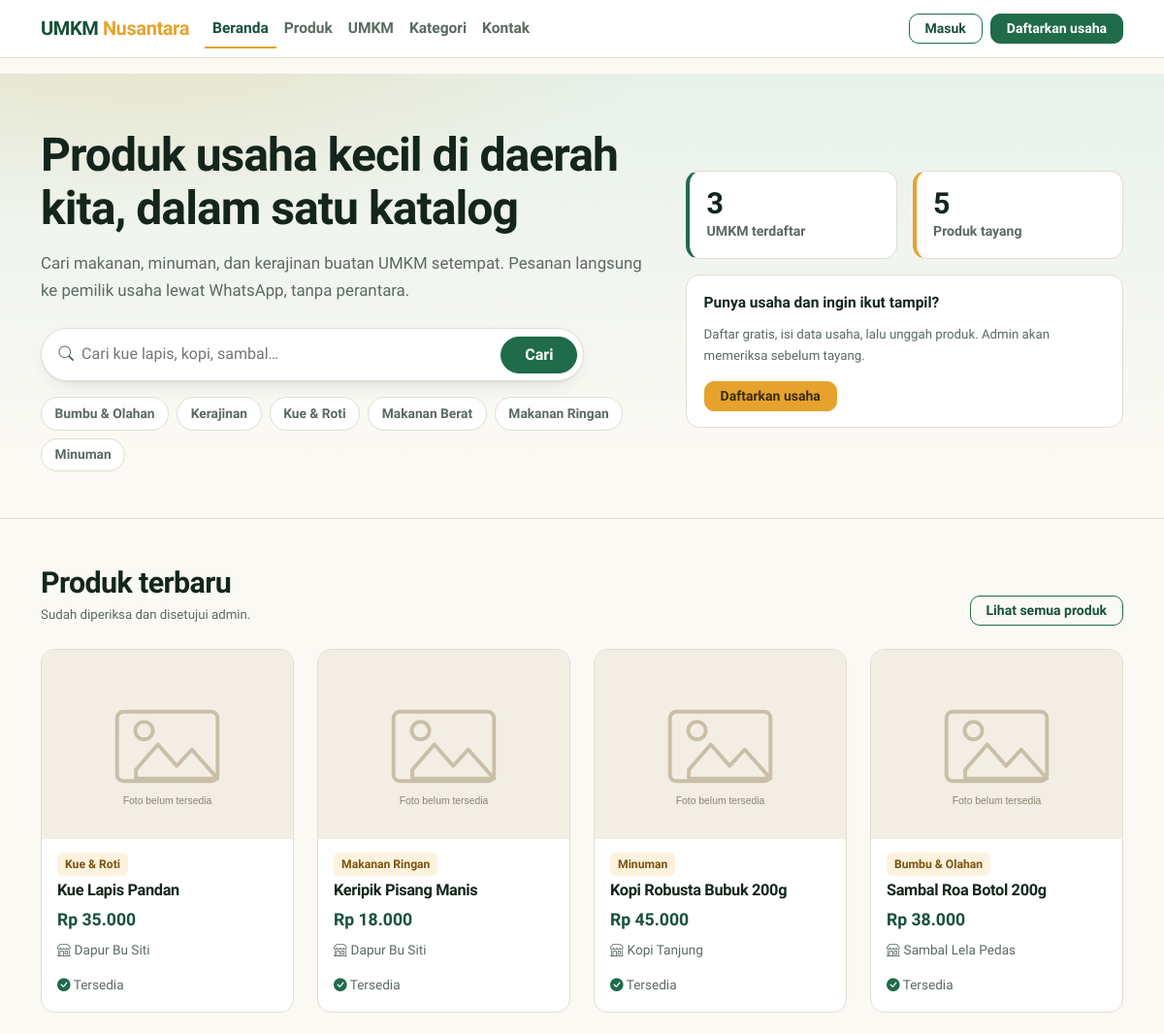
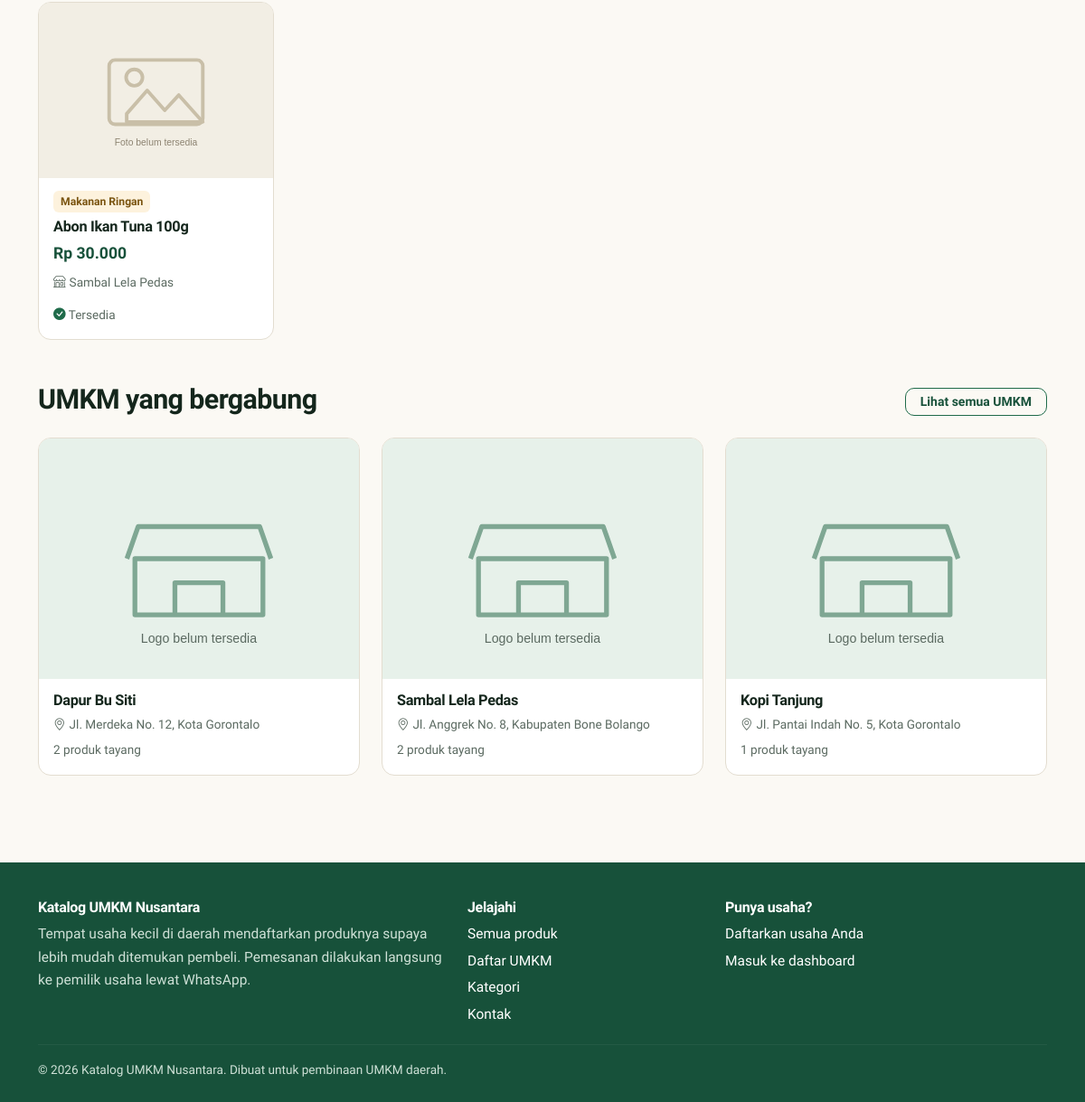
The page / on the database its author committed (2 pictures, top to bottom).
### tables this page shows
CREATE TABLE `categories` (
  `id`            INT AUTO_INCREMENT PRIMARY KEY,
  `nama_kategori` VARCHAR(80) NOT NULL,
  `deskripsi`     VARCHAR(255) NULL,
  UNIQUE KEY `uk_kategori_nama` (`nama_kategori`)
);

CREATE TABLE `products` (
  `id`               INT AUTO_INCREMENT PRIMARY KEY,
  `umkm_id`          INT NOT NULL,
  `category_id`      INT NULL,
  `nama_produk`      VARCHAR(150) NOT NULL,
  `deskripsi`        TEXT NULL,
  `harga`            DECIMAL(12,2) NOT NULL DEFAULT 0,
  `stok`             INT NOT NULL DEFAULT 0,
  `no_wa`            VARCHAR(20) NULL,            
  `foto_produk`      VARCHAR(255) NULL,
  `status`           ENUM('menunggu','disetujui','ditolak') NOT NULL DEFAULT 'menunggu',
  `alasan_penolakan` TEXT NULL,
  `created_at`       TIMESTAMP NOT NULL DEFAULT CURRENT_TIMESTAMP,
  `updated_at`       TIMESTAMP NOT NULL DEFAULT CURRENT_TIMESTAMP ON UPDATE CURRENT_TIMESTAMP,
  KEY `idx_produk_status` (`status`),
  KEY `idx_produk_umkm` (`umkm_id`),
  KEY `idx_produk_kategori` (`category_id`),
  CONSTRAINT `fk_produk_umkm` FOREIGN KEY (`umkm_id`) REFERENCES `umkm` (`id`) ON DELETE CASCADE,
  CONSTRAINT `fk_produk_kategori` FOREIGN KEY (`category_id`) REFERENCES `categories` (`id`) ON DELETE SET NULL
);

CREATE TABLE `umkm` (
  `id`           INT AUTO_INCREMENT PRIMARY KEY,
  `user_id`      INT NOT NULL,
  `nama_usaha`   VARCHAR(150) NOT NULL,
  `nama_pemilik` VARCHAR(100) NOT NULL,
  `alamat`       TEXT NULL,
  `no_telepon`   VARCHAR(20) NOT NULL,
  `deskripsi`    TEXT NULL,
  `foto_umkm`    VARCHAR(255) NULL,
  `status`       ENUM('menunggu','disetujui','ditolak') NOT NULL DEFAULT 'menunggu',
  `created_at`   TIMESTAMP NOT NULL DEFAULT CURRENT_TIMESTAMP,
  `updated_at`   TIMESTAMP NOT NULL DEFAULT CURRENT_TIMESTAMP ON UPDATE CURRENT_TIMESTAMP,
  UNIQUE KEY `uk_umkm_user` (`user_id`),
  CONSTRAINT `fk_umkm_user` FOREIGN KEY (`user_id`) REFERENCES `users` (`id`) ON DELETE CASCADE
);

### includes/functions.php (called while the page is built, shortened)
<?php
function e($value)
{
    return htmlspecialchars((string) $value, ENT_QUOTES, 'UTF-8');
}
function url($path = '')
{
    return BASE_URL . '/' . ltrim($path, '/');
}
function asset($path)
{
    return url('assets/' . ltrim($path, '/'));
}
function gambar($folder, $file)
{
    return asset('img/placeholder-' . ($folder === 'umkm' ? 'umkm' : 'produk') . '.svg');
}
function rupiah($angka)
{
    return 'Rp ' . number_format((float) $angka, 0, ',', '.');
}
function potong($teks, $panjang = 120)
{
    $teks = trim(preg_replace('/\s+/', ' ', (string) $teks));
    return mb_strlen($teks) > $panjang ? mb_substr($teks, 0, $panjang) . '…' : $teks;
}
function ambil_kategori()
{
    return db()->query('SELECT * FROM categories ORDER BY nama_kategori ASC')->fetchAll();
}

### config/database.php (called while the page is built, shortened)
<?php
function db()
{
    static $pdo = null;
    if ($pdo === null) {
        $dsn = 'mysql:host=' . DB_HOST . ';dbname=' . DB_NAME . ';charset=utf8mb4';
        try {
            $pdo = new PDO($dsn, DB_USER, DB_PASS, [
                PDO::ATTR_ERRMODE            => PDO::ERRMODE_EXCEPTION,
                PDO::ATTR_DEFAULT_FETCH_MODE => PDO::FETCH_ASSOC,
                PDO::ATTR_EMULATE_PREPARES   => false,
            ]);
        } catch (PDOException $e) {
            error_log('Koneksi database gagal: ' . $e->getMessage());
            exit('Koneksi ke database gagal. Periksa kembali file config/database.php dan pastikan MySQL sudah berjalan.');
        }
    }
    return $pdo;
}

### index.php (the view, shortened to what this page needs)
<?php
$totalUmkm   = (int) db()->query('SELECT COUNT(*) FROM umkm')->fetchColumn();
$totalProduk = (int) db()->query("SELECT COUNT(*) FROM products WHERE status = 'disetujui'")->fetchColumn();
$kategori = ambil_kategori();
$produkTerbaru = db()->query(
    "SELECT p.id, p.nama_produk, p.harga, p.stok, p.foto_produk, u.nama_usaha, c.nama_kategori
     FROM products p
     JOIN umkm u ON u.id = p.umkm_id
     LEFT JOIN categories c ON c.id = p.category_id
     WHERE p.status = 'disetujui'
     ORDER BY p.updated_at DESC
     LIMIT 8"
)->fetchAll();
$umkmPilihan = db()->query(
    "SELECT u.*, COUNT(p.id) AS jumlah_produk
     FROM umkm u
     LEFT JOIN products p ON p.umkm_id = u.id AND p.status = 'disetujui'
     GROUP BY u.id
     ORDER BY jumlah_produk DESC, u.created_at DESC
     LIMIT 3"
)->fetchAll();
require_once APP_ROOT . '/includes/public_header.php';
?>
<section class="hero">
  <div class="container">
    <div class="row align-items-center g-4">
      <div class="col-lg-7">
        <h1 class="mb-3">Produk usaha kecil di daerah kita, dalam satu katalog</h1>
        <p class="lead mb-4">Cari makanan, minuman, dan kerajinan buatan UMKM setempat. Pesanan langsung ke pemilik usaha lewat WhatsApp, tanpa perantara.</p>
        <form class="kotak-cari mb-3" action="<?= url('produk.php') ?>" method="get" role="search">
          <i class="bi bi-search" style="color:#5b6a61"></i>
          <input type="search" id="cariHero" name="q" placeholder="Cari kue lapis, kopi, sambal…">
          <button class="btn btn-utama rounded-pill px-4" type="submit">Cari</button>
        </form>
        <div class="d-flex flex-wrap gap-2">
          <?php foreach (array_slice($kategori, 0, 6) as $k): ?>
            <a class="chip" href="<?= url('produk.php?kategori=' . (int) $k['id']) ?>"><?= e($k['nama_kategori']) ?></a>
          <?php endforeach; ?>
        </div>
      </div>
      <div class="col-lg-5">
        <div class="row g-3">
          <div class="col-6">
            <div class="statistik tepi-hijau">
              <div class="angka"><?= $totalUmkm ?></div>
              <div class="label">UMKM terdaftar</div>
            </div>
          </div>
          <div class="col-6">
            <div class="statistik tepi-kunyit">
              <div class="angka"><?= $totalProduk ?></div>
              <div class="label">Produk tayang</div>
            </div>
          </div>
          <div class="col-12">
            <div class="kotak">
              <div class="kotak-badan py-3">
                <p class="mb-2 fw-bold">Punya usaha dan ingin ikut tampil?</p>
                <p class="bantuan mb-3">Daftar gratis, isi data usaha, lalu unggah produk. Admin akan memeriksa sebelum tayang.</p>
                <a class="btn btn-kunyit btn-sm px-3" href="<?= url('auth/register.php') ?>">Daftarkan usaha</a>
              </div>
            </div>
          </div>
        </div>
      </div>
    </div>
  </div>
</section>
<section class="container py-5">
  <div class="d-flex justify-content-between align-items-end flex-wrap gap-2 mb-4">
    <div>
      <h2 class="mb-1">Produk terbaru</h2>
      <p class="bantuan mb-0">Sudah diperiksa dan disetujui admin.</p>
    </div>
    <a class="btn btn-garis btn-sm px-3" href="<?= url('produk.php') ?>">Lihat semua produk</a>
  </div>
  <?php if ($produkTerbaru): ?>
    <div class="row g-3 g-lg-4">
      <?php foreach ($produkTerbaru as $p) { require APP_ROOT . '/includes/kartu_produk.php'; } ?>
    </div>
  <?php endif; ?>
</section>
<section class="container pb-5">
  <div class="d-flex justify-content-between align-items-end flex-wrap gap-2 mb-4">
    <h2 class="mb-0">UMKM yang bergabung</h2>
    <a class="btn btn-garis btn-sm px-3" href="<?= url('umkm.php') ?>">Lihat semua UMKM</a>
  </div>
  <div class="row g-3 g-lg-4">
    <?php foreach ($umkmPilihan as $u): ?>
      <div class="col-md-4">
        <a class="kartu kartu-link" href="<?= url('umkm-detail.php?id=' . (int) $u['id']) ?>">
          <img class="kartu-gambar" src="<?= gambar('umkm', $u['foto_umkm']) ?>" alt="Logo <?= e($u['nama_usaha']) ?>" loading="lazy">
          <div class="kartu-isi">
            <h3 class="kartu-judul"><?= e($u['nama_usaha']) ?></h3>
            <div class="kartu-meta"><i class="bi bi-geo-alt me-1"></i><?= e(potong($u['alamat'], 60)) ?></div>
            <div class="kartu-meta"><?= (int) $u['jumlah_produk'] ?> produk tayang</div>
          </div>
        </a>
      </div>
    <?php endforeach; ?>
  </div>
</section>
<?php require_once APP_ROOT . '/includes/public_footer.php'; ?>

### includes/kartu_produk.php (shortened to what this page needs)
<div class="col-6 col-lg-4 col-xl-3">
  <a class="kartu kartu-link" href="<?= url('produk-detail.php?id=' . (int) $p['id']) ?>">
    <img class="kartu-gambar" src="<?= gambar('produk', $p['foto_produk']) ?>" alt="Foto <?= e($p['nama_produk']) ?>" loading="lazy">
    <div class="kartu-isi">
      <span class="kartu-kategori align-self-start"><?= e($p['nama_kategori'] ?? 'Tanpa kategori') ?></span>
      <h3 class="kartu-judul"><?= e($p['nama_produk']) ?></h3>
      <div class="kartu-harga"><?= rupiah($p['harga']) ?></div>
      <div class="kartu-meta"><i class="bi bi-shop me-1"></i><?= e($p['nama_usaha']) ?></div>
      <div class="kartu-meta mt-auto pt-2">
        <?php if ((int) $p['stok'] > 0): ?>
          <i class="bi bi-check-circle-fill" style="color:#1f6b4a"></i> Tersedia
        <?php else: ?>
          <i class="bi bi-x-circle-fill" style="color:#c0452f"></i> Stok habis
        <?php endif; ?>
      </div>
    </div>
  </a>
</div>

### assets/css/style.css (style rules this page uses)
:root { --kertas: #fbf9f4; --kertas-tua: #f2eee4; --tinta: #14261c; --tinta-lembut: #5b6a61; --hijau: #1f6b4a; --hijau-tua: #17513a; --hijau-muda: #e7f1ea; --kunyit: #e5a32e; --kunyit-muda: #fdf2dd; --bata: #c0452f; --bata-muda: #fbe8e4; --wa: #1fae56; --garis: #e3ddd0; --radius: 14px; --bayang: 0 1px 2px rgba(20, 38, 28, .06), 0 8px 24px -16px rgba(20, 38, 28, .35); --bs-primary: #1f6b4a; --bs-primary-rgb: 31, 107, 74; --bs-body-font-family: "Plus Jakarta Sans", system-ui, -apple-system, "Segoe UI", sans-serif; }
body { background: var(--kertas); color: var(--tinta); font-family: var(--bs-body-font-family); font-size: 15.5px; line-height: 1.65; }
h1, h2, h3, h4, h5, .h1, .h2, .h3 { font-weight: 800; letter-spacing: -.02em; color: var(--tinta); }
h1 { font-size: clamp(1.9rem, 1.2rem + 2.4vw, 3rem); line-height: 1.15; }
h2 { font-size: clamp(1.4rem, 1.1rem + 1.1vw, 1.9rem); }
p { max-width: 68ch; }
a { color: var(--hijau-tua); }
.btn { border-radius: 10px; font-weight: 600; }
.btn-utama { background: var(--hijau); border-color: var(--hijau); color: #fff; }
.btn-garis { border: 1.5px solid var(--hijau); color: var(--hijau-tua); background: transparent; }
.btn-kunyit { background: var(--kunyit); border-color: var(--kunyit); color: #3a2b06; }
.hero { background: radial-gradient(900px 340px at 12% -10%, rgba(229, 163, 46, .18), transparent 60%), linear-gradient(180deg, var(--hijau-muda), var(--kertas) 85%); border-bottom: 1px solid var(--garis); padding: 3.5rem 0 3rem; }
.hero .lead { color: var(--tinta-lembut); font-size: 1.05rem; }
.kotak-cari { background: #fff; border: 1px solid var(--garis); border-radius: 999px; padding: .35rem .35rem .35rem 1.1rem; display: flex; gap: .5rem; align-items: center; box-shadow: var(--bayang); max-width: 560px; }
.kotak-cari input { border: 0; outline: 0; flex: 1; background: transparent; font-size: 1rem; min-width: 0; padding: .5rem 0; }
.chip { display: inline-block; background: #fff; border: 1px solid var(--garis); border-radius: 999px; padding: .3rem .85rem; font-size: .86rem; font-weight: 600; color: var(--tinta-lembut); text-decoration: none; }
.kartu { background: #fff; border: 1px solid var(--garis); border-radius: var(--radius); overflow: hidden; height: 100%; display: flex; flex-direction: column; }
.kartu-link { text-decoration: none; color: inherit; }
.kartu-gambar { aspect-ratio: 4 / 3; width: 100%; object-fit: cover; background: var(--kertas-tua); display: block; }
.kartu-isi { padding: .9rem 1rem 1rem; display: flex; flex-direction: column; gap: .35rem; flex: 1; }
.kartu-judul { font-weight: 700; font-size: 1.02rem; margin: 0; }
.kartu-harga { color: var(--hijau-tua); font-weight: 800; font-size: 1.1rem; }
.kartu-meta { color: var(--tinta-lembut); font-size: .85rem; }
.kartu-kategori { background: var(--kunyit-muda); color: #7a5410; border-radius: 6px; padding: .12rem .5rem; font-size: .76rem; font-weight: 700; }
.statistik { background: #fff; border: 1px solid var(--garis); border-radius: var(--radius); padding: 1rem 1.1rem; height: 100%; }
.statistik .angka { font-size: 1.9rem; font-weight: 800; line-height: 1.1; }
.statistik .label { color: var(--tinta-lembut); font-size: .88rem; font-weight: 600; }
.statistik.tepi-hijau { border-left: 4px solid var(--hijau); }
.statistik.tepi-kunyit { border-left: 4px solid var(--kunyit); }
.kotak { background: #fff; border: 1px solid var(--garis); border-radius: var(--radius); }
.kotak-badan { padding: 1.1rem; }
.bantuan { font-size: .83rem; color: var(--tinta-lembut); }

### rows shown on the page
categories: nama_kategori "Bumbu & Olahan"
categories: nama_kategori "Kerajinan"
categories: nama_kategori "Kue & Roti"
categories: nama_kategori "Makanan Berat"
categories: nama_kategori "Makanan Ringan"
categories: nama_kategori "Minuman"
products: category.nama_kategori "Kue & Roti", nama_produk "Kue Lapis Pandan", harga "Rp 35.000", umkm.nama_usaha "Dapur Bu Siti", stok "Tersedia"
products: category.nama_kategori "Makanan Ringan", nama_produk "Keripik Pisang Manis", harga "Rp 18.000", umkm.nama_usaha "Dapur Bu Siti", stok "Tersedia"
products: category.nama_kategori "Minuman", nama_produk "Kopi Robusta Bubuk 200g", harga "Rp 45.000", umkm.nama_usaha "Kopi Tanjung", stok "Tersedia"
products: category.nama_kategori "Bumbu & Olahan", nama_produk "Sambal Roa Botol 200g", harga "Rp 38.000", umkm.nama_usaha "Sambal Lela Pedas", stok "Tersedia"
products: category.nama_kategori "Makanan Ringan", nama_produk "Abon Ikan Tuna 100g", harga "Rp 30.000", umkm.nama_usaha "Sambal Lela Pedas", stok "Tersedia"
umkm: nama_usaha "Dapur Bu Siti", alamat "Jl. Merdeka No. 12, Kota Gorontalo", jumlah_produk "2"
umkm: nama_usaha "Sambal Lela Pedas", alamat "Jl. Anggrek No. 8, Kabupaten Bone Bolango", jumlah_produk "2"
umkm: nama_usaha "Kopi Tanjung", alamat "Jl. Pantai Indah No. 5, Kota Gorontalo", jumlah_produk "1"

### other values the page prints
$m[0] "Beranda"
$m[0] "Produk"
$m[0] "UMKM"
$m[0] "Kategori"
$m[0] "Kontak"
$totalUmkm "3"
$totalProduk "5"
